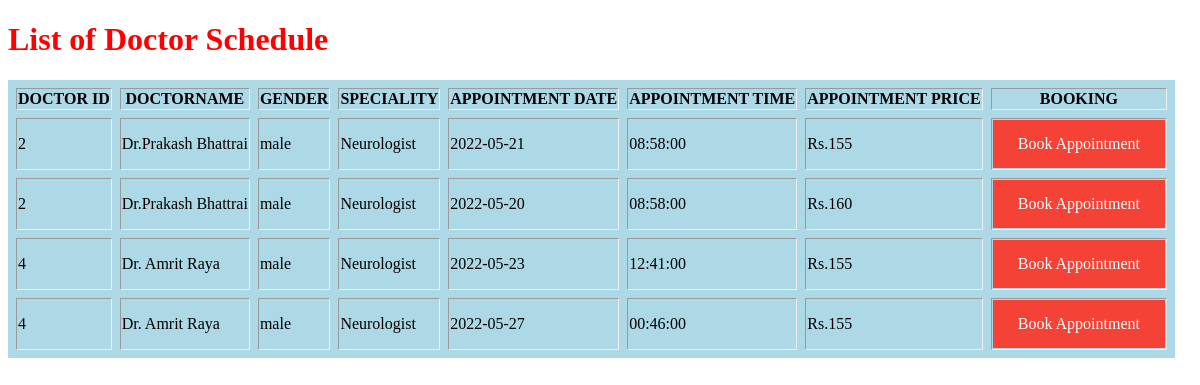
Screenshot of /patient_doctor_schedule.php with the database file from the repository.
### tables this page shows
CREATE TABLE `doctor_schedule` (
  `schedule_id` int(3) NOT NULL,
  `d_id` int(3) NOT NULL,
  `doctorname` varchar(40) NOT NULL,
  `gender` varchar(10) NOT NULL,
  `specialist` varchar(30) NOT NULL,
  `appointmentdate` date NOT NULL,
  `appointmenttime` time NOT NULL,
  `appointmentprice` varchar(10) NOT NULL
);

### patient_doctor_schedule.php (the view, shortened to what this page needs)
<!DOCTYPE html>
<html lang="en">
<head>
</head>
<body>
    <div class="main-div">
    <h1 style="color:Red;">List of Doctor Schedule</h1>
        <div class="center-div">
            <div class="table">
            <table border="3" cellspacing = "8">
                    <thead>
                        <th>DOCTOR ID</th>
                        <th>DOCTORNAME</th>
                        <th>GENDER</th>
                        <th>SPECIALITY</th>
                        <th>APPOINTMENT DATE</th>
                        <th>APPOINTMENT TIME</th>
                        <th>APPOINTMENT PRICE</th>
                        <th>BOOKING</th>
                    </thead>
                    <tbody>
                        <?php
                            include "connect.php";
                            $selectquery = " select * from doctor_schedule ";
                            $query = mysqli_query($con,$selectquery );
                            while($result = mysqli_fetch_assoc($query)){
                                ?>
                            <tr>
                                <td><?php  echo $result['d_id']; ?></td>
                                <td><?php  echo $result['doctorname']; ?></td>
                                <td><?php  echo $result['gender']; ?></td>
                                <td><?php  echo $result['specialist']; ?></td>
                                <td><?php  echo $result['appointmentdate']; ?></td>
                                <td><?php  echo $result['appointmenttime']; ?></td>
                                <td><?php  echo $result['appointmentprice']; ?></td>
                                <td><a href ="patient_book_appoint.php?id=<?php  echo $result['d_id']; ?>">Book Appointment</a></td>
                            </tr>
                        <?php
                        }
                        ?>
                    </tbody>
                </table>
            </div>
        </div>
    </div>
</body>
</html>

### patient_doctor_schedule.php (style rules this page uses)
table { background-color:lightblue; border: 2px; }
a:link, a:visited { background-color: #f44336; color: white; padding: 15px 25px; text-align: center; text-decoration: none; display: inline-block; }

### rows the page displays
doctor_schedule: d "2", doctorname "Dr.Prakash Bhattrai", gender "male", specialist "Neurologist", appointmentdate "2022-05-21", appointmenttime "08:58:00", appointmentprice "Rs.155"
doctor_schedule: d "2", doctorname "Dr.Prakash Bhattrai", gender "male", specialist "Neurologist", appointmentdate "2022-05-20", appointmenttime "08:58:00", appointmentprice "Rs.160"
doctor_schedule: d "4", doctorname "Dr. Amrit Raya", gender "male", specialist "Neurologist", appointmentdate "2022-05-23", appointmenttime "12:41:00", appointmentprice "Rs.155"
doctor_schedule: d "4", doctorname "Dr. Amrit Raya", gender "male", specialist "Neurologist", appointmentdate "2022-05-27", appointmenttime "00:46:00", appointmentprice "Rs.155"
